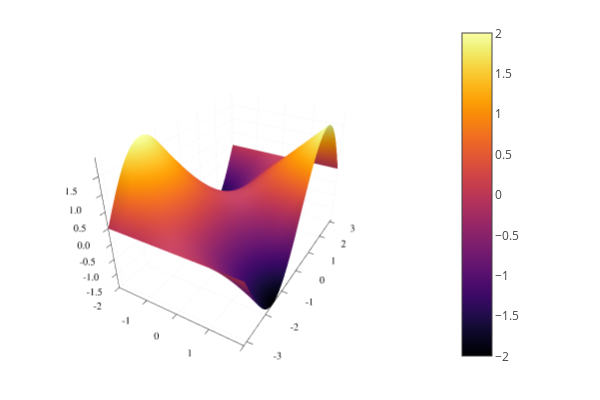

The notebook cell this image was saved under:
### Code cell
xs = range(-1, stop=1, length=100)
ys = range(-1, stop=1, length=100)
f(x,y) = x*sin(y)
surface(xs, ys, f)

### Figure 1 — Plotly figure (JSON) as saved in the notebook; plotly's stock layout.template omitted (floating-point values rounded to 4 significant figures; data arrays with more than 128 entries replaced by an {"elided": "..."} marker saying what was removed)
{"data": [{"colorbar": {"len": 0.9525, "title": "", "x": 0.7541, "y": 0.5139}, "colorscale": {"elided": "256x2 mixed values"}, "name": "y1", "opacity": null, "scene": "scene", "showlegend": false, "showscale": true, "type": "surface", "x": [-2, -1.96, -1.919, -1.879, -1.838, -1.798, -1.758, -1.717, -1.677, -1.636, -1.596, -1.556, -1.515, -1.475, -1.434, -1.394, -1.354, -1.313, -1.273, -1.232, -1.192, -1.152, -1.111, -1.071, -1.03, -0.9899, -0.9495, -0.9091, -0.8687, -0.8283, -0.7879, -0.7475, -0.7071, -0.6667, -0.6263, -0.5859, -0.5455, -0.5051, -0.4646, -0.4242, -0.3838, -0.3434, -0.303, -0.2626, -0.2222, -0.1818, -0.1414, -0.101, -0.06061, -0.0202, 0.0202, 0.06061, 0.101, 0.1414, 0.1818, 0.2222, 0.2626, 0.303, 0.3434, 0.3838, 0.4242, 0.4646, 0.5051, 0.5455, 0.5859, 0.6263, 0.6667, 0.7071, 0.7475, 0.7879, 0.8283, 0.8687, 0.9091, 0.9495, 0.9899, 1.03, 1.071, 1.111, 1.152, 1.192, 1.232, 1.273, 1.313, 1.354, 1.394, 1.434, 1.475, 1.515, 1.556, 1.596, 1.636, 1.677, 1.717, 1.758, 1.798, 1.838, 1.879, 1.919, 1.96, 2], "xaxis": "x", "y": [-3.142, -3.078, -3.015, -2.951, -2.888, -2.824, -2.761, -2.697, -2.634, -2.57, -2.507, -2.443, -2.38, -2.317, -2.253, -2.19, -2.126, -2.063, -1.999, -1.936, -1.872, -1.809, -1.745, -1.682, -1.618, -1.555, -1.491, -1.428, -1.365, -1.301, -1.238, -1.174, -1.111, -1.047, -0.9837, -0.9203, -0.8568, -0.7933, -0.7299, -0.6664, -0.6029, -0.5395, -0.476, -0.4125, -0.3491, -0.2856, -0.2221, -0.1587, -0.0952, -0.03173, 0.03173, 0.0952, 0.1587, 0.2221, 0.2856, 0.3491, 0.4125, 0.476, 0.5395, 0.6029, 0.6664, 0.7299, 0.7933, 0.8568, 0.9203, 0.9837, 1.047, 1.111, 1.174, 1.238, 1.301, 1.365, 1.428, 1.491, 1.555, 1.618, 1.682, 1.745, 1.809, 1.872, 1.936, 1.999, 2.063, 2.126, 2.19, 2.253, 2.317, 2.38, 2.443, 2.507, 2.57, 2.634, 2.697, 2.761, 2.824, 2.888, 2.951, 3.015, 3.078, 3.142], "yaxis": "y", "z": {"elided": "100x100 float values"}, "zaxis": "z", "zmax": 2.0, "zmin": -2.0}], "layout": {"annotations": [], "height": 400, "legend": {"bgcolor": "rgba(255, 255, 255, 1.000)", "bordercolor": "rgba(0, 0, 0, 1.000)", "borderwidth": 1, "font": {"color": "rgba(0, 0, 0, 1.000)", "family": "sans-serif", "size": 11}, "title": {"font": {"color": "rgba(0, 0, 0, 1.000)", "family": "sans-serif", "size": 15}, "text": ""}, "tracegroupgap": 0, "traceorder": "normal", "x": 1, "xanchor": "auto", "y": 1, "yanchor": "auto"}, "margin": {"b": 20, "l": 0, "r": 0, "t": 20}, "paper_bgcolor": "rgba(255, 255, 255, 1.000)", "plot_bgcolor": "rgba(255, 255, 255, 1.000)", "scene": {"camera": {"eye": {"x": 1.126, "y": -1.95, "z": 1.3}, "projection": "orthographic"}, "domain": {"x": [0.03619, 0.7541], "y": [0.03762, 0.9902]}, "xaxis": {"gridcolor": "rgba(0, 0, 0, 0.100)", "gridwidth": 0.5, "linecolor": "rgba(0, 0, 0, 1.000)", "mirror": false, "range": [-2, 2], "showgrid": true, "showline": true, "showticklabels": true, "tickangle": 0, "tickcolor": "rgb(0, 0, 0)", "tickfont": {"color": "rgba(0, 0, 0, 1.000)", "family": "sans-serif", "size": 11}, "tickmode": "array", "ticks": "inside", "ticktext": ["-2", "-1", "0", "1", "2"], "tickvals": [-2, -1, 0, 1, 2], "title": "", "titlefont": {"color": "rgba(0, 0, 0, 1.000)", "family": "sans-serif", "size": 15}, "type": "-", "visible": true, "zeroline": false, "zerolinecolor": "rgba(0, 0, 0, 1.000)"}, "yaxis": {"gridcolor": "rgba(0, 0, 0, 0.100)", "gridwidth": 0.5, "linecolor": "rgba(0, 0, 0, 1.000)", "mirror": false, "range": [-3.142, 3.142], "showgrid": true, "showline": true, "showticklabels": true, "tickangle": 0, "tickcolor": "rgb(0, 0, 0)", "tickfont": {"color": "rgba(0, 0, 0, 1.000)", "family": "sans-serif", "size": 11}, "tickmode": "array", "ticks": "inside", "ticktext": ["-3", "-2", "-1", "0", "1", "2", "3"], "tickvals": [-3, -2, -1, 0, 1, 2, 3], "title": "", "titlefont": {"color": "rgba(0, 0, 0, 1.000)", "family": "sans-serif", "size": 15}, "type": "-", "visible": true, "zeroline": false, "zerolinecolor": "rgba(0, 0, 0, 1.000)"}, "zaxis": {"gridcolor": "rgba(0, 0, 0, 0.100)", "gridwidth": 0.5, "linecolor": "rgba(0, 0, 0, 1.000)", "mirror": false, "range": [-2.0, 2.0], "showgrid": true, "showline": true, "showticklabels": true, "tickangle": 0, "tickcolor": "rgb(0, 0, 0)", "tickfont": {"color": "rgba(0, 0, 0, 1.000)", "family": "sans-serif", "size": 11}, "tickmode": "array", "ticks": "inside", "ticktext": ["-1.5", "-1.0", "-0.5", "0.0", "0.5", "1.0", "1.5"], "tickvals": [-1.5, -1, -0.5, 0, 0.5, 1, 1.5], "title": "", "titlefont": {"color": "rgba(0, 0, 0, 1.000)", "family": "sans-serif", "size": 15}, "type": "-", "visible": true, "zeroline": false, "zerolinecolor": "rgba(0, 0, 0, 1.000)"}}, "showlegend": true, "width": 600}}
